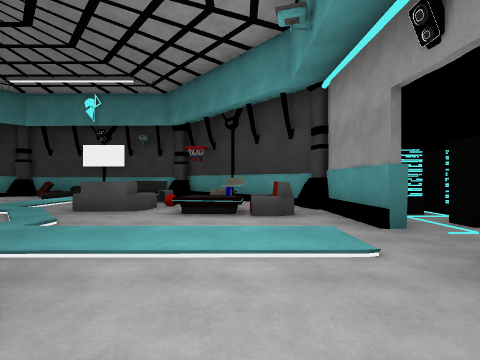
[1] (above)

19 first-person views from a walk through a Unity game level. The camera is 1.3 m above the floor, looks level and sees 90° across. The floor is counted in squares, 2 m on a side. Each view is taken from the middle of a square. On the plan, view 1 faces up. The plan holds only what a view shows up to about 9 squares ahead; the rest is blank. The place goes on beyond the plan. Some animated figures are not drawn. Some surface patterns are stand-ins.

[2]
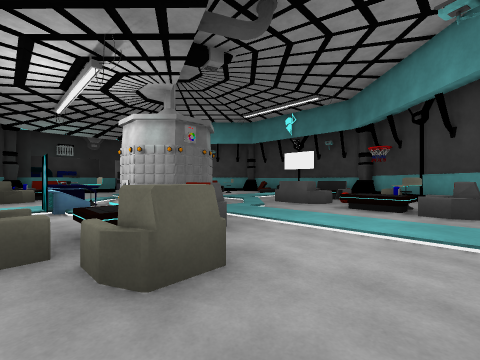

[3]
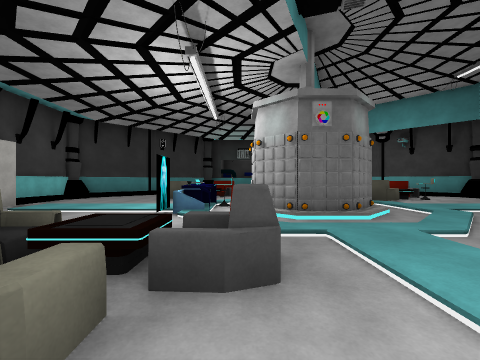

[4]
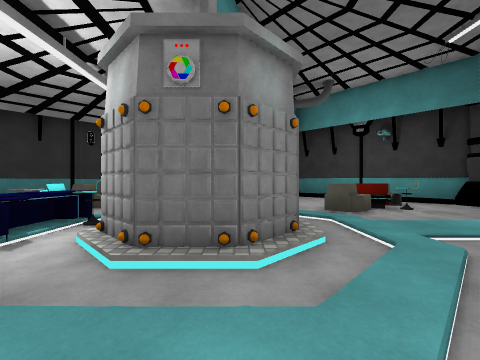

[5]
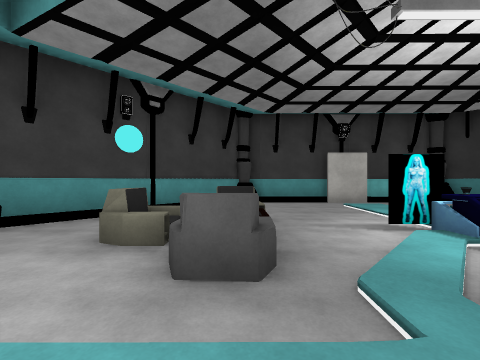

[6]
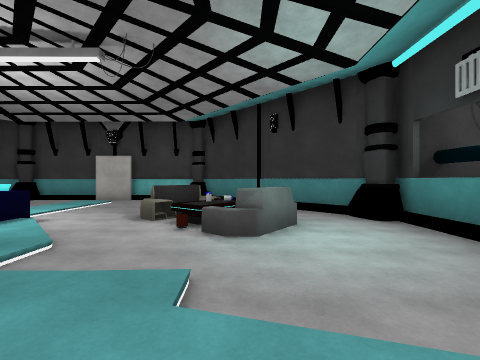

[7]
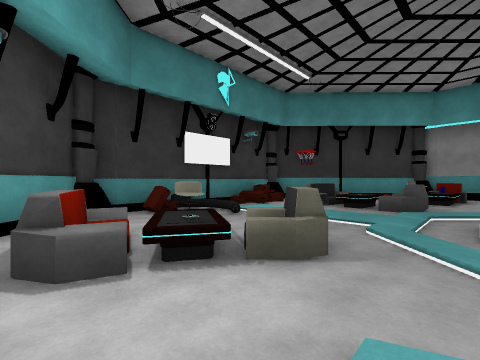

[8]
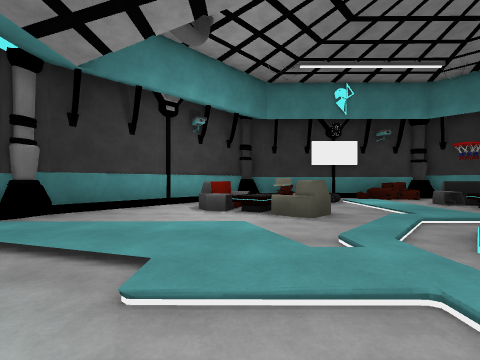

[9]
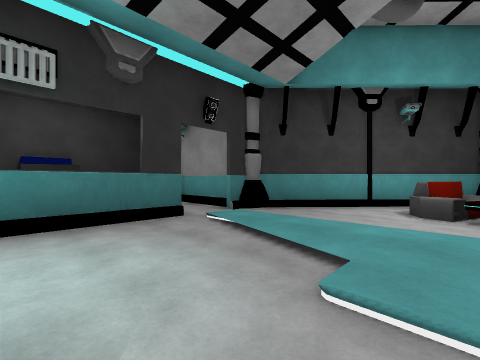

[10]
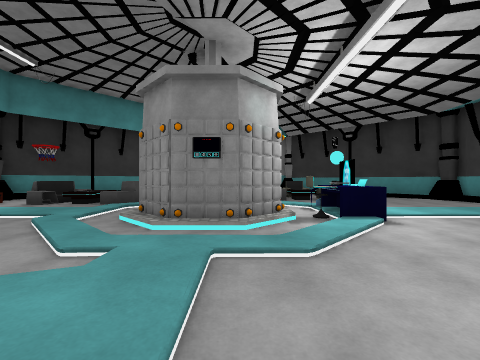

[11]
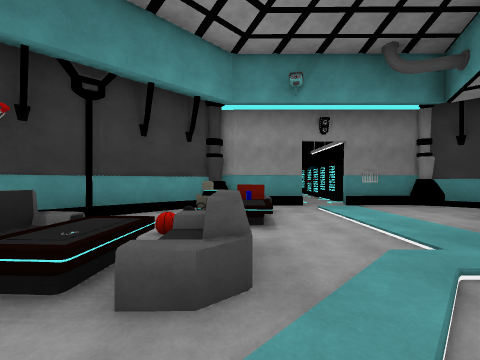

[12]
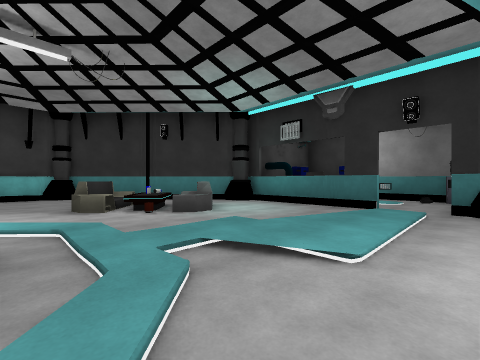

[13]
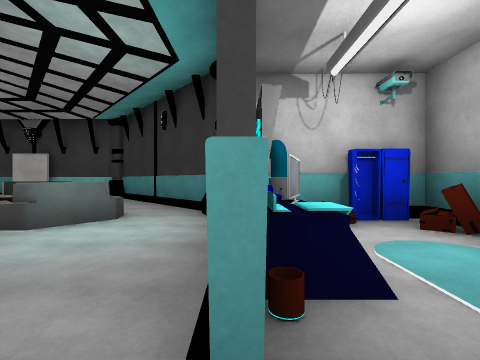

[14]
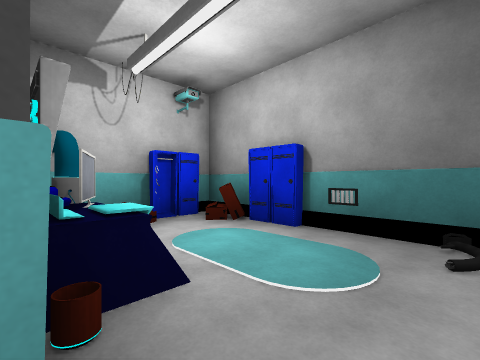

[15]
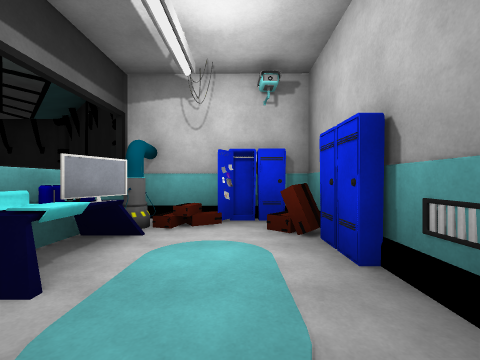

[16]
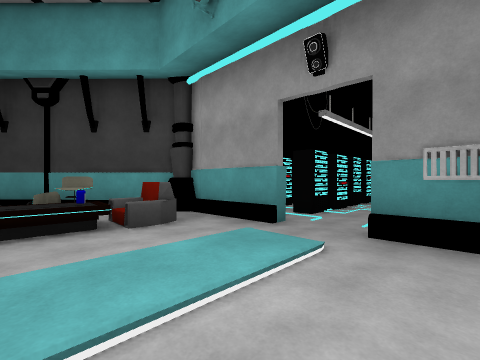

[17]
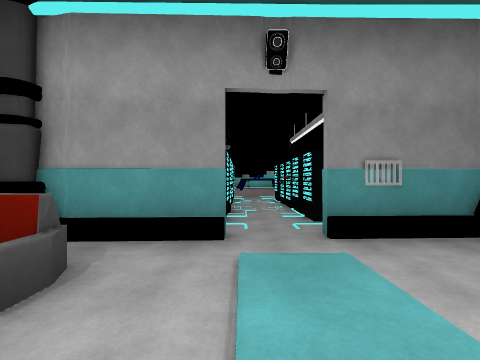

[18]
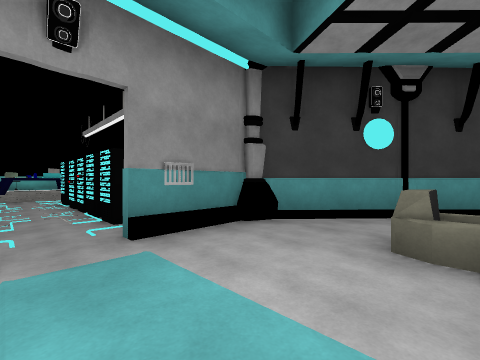

[19]
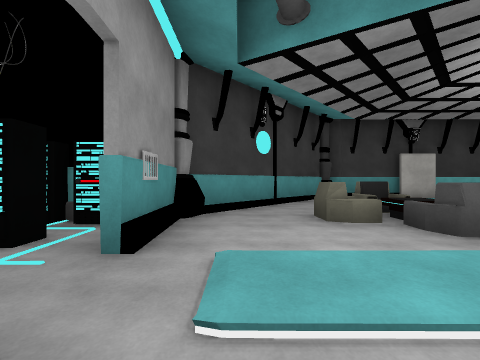

### Floor plan
Key: @ floor where view 1 was taken; # wall or solid block; . main floor; : floor 0.25 m higher than the main floor; + floor 0.75 m higher than the main floor; / step, stairs or slope; T table; B box; O other object.
Columns run from 16 left of view 1 to 7 right of it. Each row starts with its distance up from view 1.
 10        ##O#####
  9       #.O## OO##
  8      #.....:.OO##
  7     #.OTT..:.TO.##
  6    #...TT..:.+OOO##
  5 ####....O.::.OOTTO OO
  4 #...::::.:.. .....#..OO
  3 #..O..:::.##/:::::/.OO O
  2 #..O......##/:..../.OOOO
  1 O.OO..O..:/O..O...BO OO
  0 ####.OTT..OO..TO@.#OO
 -1    #..TTO..:..O...#
 -2     #......:.....#
 -3      #.....:....#
 -4       #........#
 -5        ########

Positions as (right, up) in squares from view 1, and headings:
1: (0, 0), facing up
2: (1, -1), facing up-left
3: (0, 1), facing left
4: (-2, 3), facing left
5: (-2, 3), facing down
6: (-10, 4), facing down
7: (-10, 4), facing up-right
8: (-9, 1), facing up
9: (-9, 1), facing up-left
10: (-10, 2), facing right
11: (-5, 5), facing right
12: (-7, 5), facing down-left
13: (-13, 4), facing down
14: (-13, 4), facing down-left
15: (-15, 4), facing down
16: (-1, 1), facing up-right
17: (-1, 3), facing right
18: (-1, 3), facing down-right
19: (1, 4), facing down
